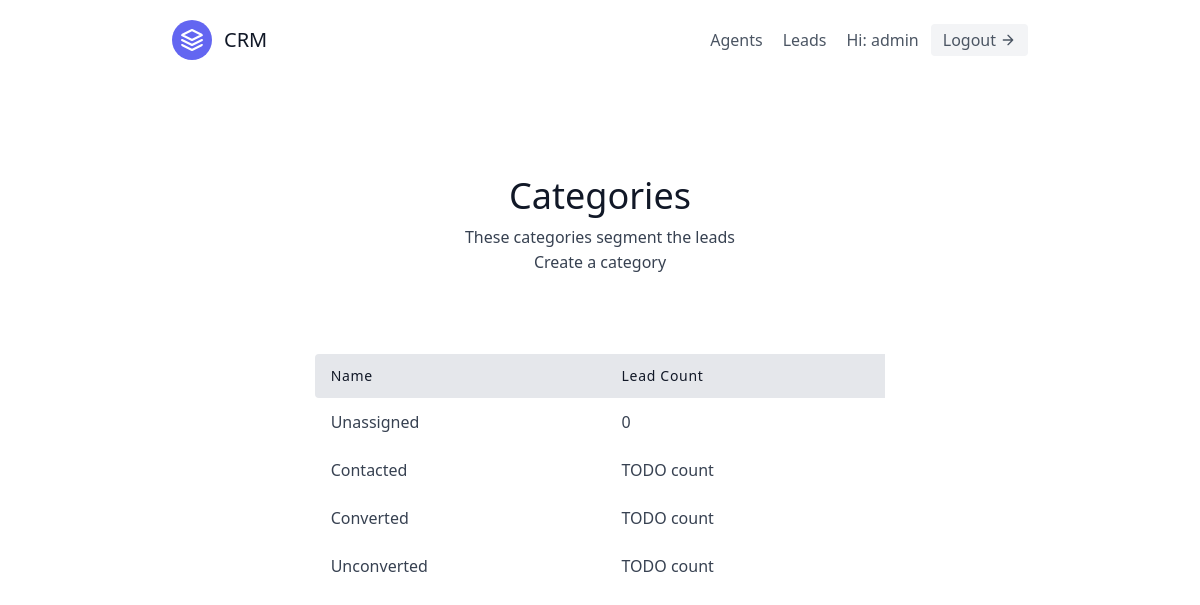
The page /leads/categories/ (signed in) on the database its author committed.
### leads/models.py (models this page shows, shortened)
class User(AbstractUser):
    is_organizer = models.BooleanField(default=True)
    is_agent = models.BooleanField(default=True)

class Category(models.Model):
    name = models.CharField(max_length=30)  # New, Contacted, Converted, Unconverted
    organisation = models.ForeignKey(UserProfile, on_delete=models.CASCADE)

### leads/views.py (the view)
# urls.py: path('categories/', CategoryListView.as_view(), name='category-list'),
class CategoryListView(LoginRequiredMixin, generic.ListView):
    template_name = "categoryList.html"
    context_object_name = "category_list"
    def get_context_data(self, **kwargs):
        context = super(CategoryListView, self).get_context_data(**kwargs)
        user = self.request.user
        if user.is_organizer:
            queryset = Lead.objects.filter(
                organisations=user.userprofile
            )
        else:
            queryset = Lead.objects.filter(
                organisations=user.agent.organisations
            )
        context.update({
            "unassigned_lead_count": queryset.filter(category__isnull=True).count()
        })
        return context
    def get_queryset(self):
        user = self.request.user
        if user.is_organizer:
            queryset = Category.objects.filter(
                organisation=user.userprofile
            )
        else:
            queryset = Category.objects.filter(
                organisation=user.agent.organisations
            )
        return queryset

### templates/categoryList.html
{% extends "base.html" %}
{% block content %}
<section class="text-gray-700 body-font">
    <div class="container px-5 py-24 mx-auto">
      <div class="flex flex-col text-center w-full mb-20">
        <h1 class="sm:text-4xl text-3xl font-medium title-font mb-2 text-gray-900">Categories</h1>
        <p class="lg:w-2/3 mx-auto leading-relaxed text-base">
            These categories segment the leads
        </p>
        <a href="{% url 'leads:category-create' %}" class="hover:text-blue-500">Create a category</a>
      </div>
      <div class="lg:w-2/3 w-full mx-auto overflow-auto">
        <table class="table-auto w-full text-left whitespace-no-wrap">
          <thead>
            <tr>
              <th class="px-4 py-3 title-font tracking-wider font-medium text-gray-900 text-sm bg-gray-200 rounded-tl rounded-bl">Name</th>
              <th class="px-4 py-3 title-font tracking-wider font-medium text-gray-900 text-sm bg-gray-200">Lead Count</th>
            </tr>
          </thead>
          <tbody>
            <tr>
                <td class="px-4 py-3">Unassigned</td>
                <td class="px-4 py-3">{{ unassigned_lead_count }}</td>
            </tr>
            {% for category in category_list %}
                <tr>
                    <td class="px-4 py-3">
                      <a class="hover:text-blue-500" href="{% url 'leads:category-detail' category.pk %}">{{ category.name }}</a>
                    </td>
                    <td class="px-4 py-3">TODO count</td>
                </tr>
            {% endfor %}
          </tbody>
        </table>
      </div>
    </div>
  </section>
{% endblock content %}

### templates/navbar.html (shortened to what this page needs)
<header class="text-gray-600 body-font">
  <div class="container mx-auto flex flex-wrap p-5 flex-col md:flex-row items-center">
    <a class="flex title-font font-medium items-center text-gray-900 mb-4 md:mb-0">
      <svg xmlns="http://www.w3.org/2000/svg" fill="none" stroke="currentColor" stroke-linecap="round" stroke-linejoin="round" stroke-width="2" class="w-10 h-10 text-white p-2 bg-indigo-500 rounded-full" viewBox="0 0 24 24">
        <path d="M12 2L2 7l10 5 10-5-10-5zM2 17l10 5 10-5M2 12l10 5 10-5"></path>
      </svg>
      <span class="ml-3 text-xl">CRM</span>
    </a>
    <nav class="md:ml-auto flex flex-wrap items-center text-base justify-center">
        {% if not request.user.is_authenticated %}
            <a href="{% url 'signup' %}" class="mr-5 hover:text-gray-900">SignUp</a>
        {% else %}
            {% if request.user.is_organizer %}
                <a href="{% url 'agents:agent-list' %}" class="mr-5 hover:text-gray-900">Agents</a>
            {% endif %}
                <a href="{% url 'leads:lead-list' %}" class="mr-5 hover:text-gray-900">Leads</a>
        {% endif %}
    </nav>
      {% if request.user.is_authenticated %}
          Hi: {{ request.user.username }}
          <a href="{% url 'logout' %}" class="ml-3 inline-flex items-center bg-gray-100 border-0 py-1 px-3 focus:outline-none hover:bg-gray-200 rounded text-base mt-4 md:mt-0">
              Logout
              <svg fill="none" stroke="currentColor" stroke-linecap="round" stroke-linejoin="round" stroke-width="2" class="w-4 h-4 ml-1" viewBox="0 0 24 24">
                <path d="M5 12h14M12 5l7 7-7 7"></path>
              </svg>
          </a>
      {% endif %}
  </div>
</header>

### static/css/style.css (style rules this page uses)
:root { -moz-tab-size:4;-o-tab-size:4;tab-size:4 }
html { line-height:1.15;-webkit-text-size-adjust:100% }
body { margin:0 }
body { font-family:system-ui,-apple-system,'Segoe UI',Roboto,Helvetica,Arial,sans-serif,'Apple Color Emoji','Segoe UI Emoji' }
table { text-indent:0;border-color:inherit }
blockquote,dd,dl,figure,h1,h2,h3,h4,h5,h6,hr,p,pre { margin:0 }
html { font-family:ui-sans-serif,system-ui,-apple-system,BlinkMacSystemFont,"Segoe UI",Roboto,"Helvetica Neue",Arial,"Noto Sans",sans-serif,"Apple Color Emoji","Segoe UI Emoji","Segoe UI Symbol","Noto Color Emoji";line-height:1.5 }
body { font-family:inherit;line-height:inherit }
*,::after,::before { box-sizing:border-box;border-width:0;border-style:solid;border-color:#e5e7eb }
table { border-collapse:collapse }
h1,h2,h3,h4,h5,h6 { font-size:inherit;font-weight:inherit }
a { color:inherit;text-decoration:inherit }
audio,canvas,embed,iframe,img,object,svg,video { display:block;vertical-align:middle }
.container { width:100% }
@media (min-width:640px) { .container { max-width:640px } }
@media (min-width:768px) { .container { max-width:768px } }
@media (min-width:1024px) { .container { max-width:1024px } }
.bg-gray-100 { --tw-bg-opacity:1;background-color:rgba(243,244,246,var(--tw-bg-opacity)) }
.bg-gray-200 { --tw-bg-opacity:1;background-color:rgba(229,231,235,var(--tw-bg-opacity)) }
.bg-indigo-500 { --tw-bg-opacity:1;background-color:rgba(99,102,241,var(--tw-bg-opacity)) }
.rounded { border-radius:.25rem }
.rounded-full { border-radius:9999px }
.rounded-tl { border-top-left-radius:.25rem }
.rounded-bl { border-bottom-left-radius:.25rem }
.border-0 { border-width:0 }
.flex { display:flex }
.inline-flex { display:inline-flex }
.flex-col { flex-direction:column }
.flex-wrap { flex-wrap:wrap }
.items-center { align-items:center }
.justify-center { justify-content:center }
.font-medium { font-weight:500 }
.h-4 { height:1rem }
.h-10 { height:2.5rem }
.text-sm { font-size:.875rem;line-height:1.25rem }
.text-base { font-size:1rem;line-height:1.5rem }
.text-xl { font-size:1.25rem;line-height:1.75rem }
.text-3xl { font-size:1.875rem;line-height:2.25rem }
.leading-relaxed { line-height:1.625 }
.mx-auto { margin-left:auto;margin-right:auto }
.ml-1 { margin-left:.25rem }
.mb-2 { margin-bottom:.5rem }
.ml-3 { margin-left:.75rem }
.mt-4 { margin-top:1rem }
.mb-4 { margin-bottom:1rem }
.mr-5 { margin-right:1.25rem }
.mb-20 { margin-bottom:5rem }
.overflow-auto { overflow:auto }
.p-5 { padding:1.25rem }
.py-1 { padding-top:.25rem;padding-bottom:.25rem }
.py-3 { padding-top:.75rem;padding-bottom:.75rem }
.px-3 { padding-left:.75rem;padding-right:.75rem }
.px-4 { padding-left:1rem;padding-right:1rem }
.px-5 { padding-left:1.25rem;padding-right:1.25rem }
.py-24 { padding-top:6rem;padding-bottom:6rem }
* { --tw-shadow:0 0 #0000 }
* { --tw-ring-inset:var(--tw-empty, );--tw-ring-offset-width:0px;--tw-ring-offset-color:#fff;--tw-ring-color:rgba(59, 130, 246, 0.5);--tw-ring-offset-shadow:0 0 #0000;--tw-ring-shadow:0 0 #0000 }
.table-auto { table-layout:auto }
.text-left { text-align:left }
.text-center { text-align:center }
.text-white { --tw-text-opacity:1;color:rgba(255,255,255,var(--tw-text-opacity)) }
.text-gray-700 { --tw-text-opacity:1;color:rgba(55,65,81,var(--tw-text-opacity)) }
.text-gray-900 { --tw-text-opacity:1;color:rgba(17,24,39,var(--tw-text-opacity)) }
.tracking-wider { letter-spacing:.05em }
.w-4 { width:1rem }
.w-10 { width:2.5rem }
.w-full { width:100% }
@media (min-width:640px) { .sm\:text-4xl { font-size:2.25rem;line-height:2.5rem } }
@media (min-width:768px) { .md\:flex-row { flex-direction:row } }
@media (min-width:768px) { .md\:mt-0 { margin-top:0 } }
@media (min-width:768px) { .md\:mb-0 { margin-bottom:0 } }
@media (min-width:768px) { .md\:ml-auto { margin-left:auto } }
@media (min-width:1024px) { .lg\:w-2\/3 { width:66.666667% } }

### rows shown on the page
User: user.username "admin"
Category: name "Contacted"
Category: name "Converted"
Category: name "Unconverted"

### other values the page prints
{{ unassigned_lead_count }} "0"
